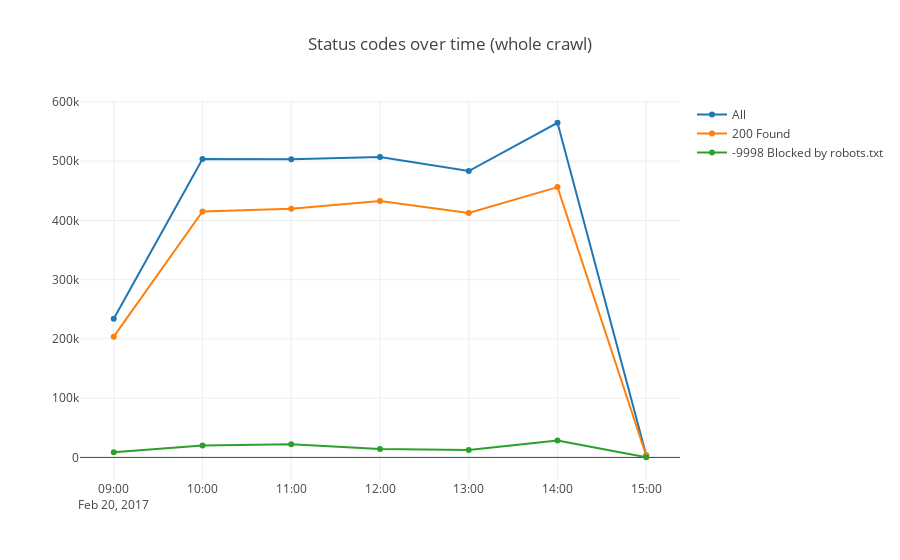

Here is the notebook cell this chart was saved with:
### Code cell
data = []
for key in lines:
    data.append( go.Scatter(x=hours,y=lines[key],name=key) )
py.iplot({ 
      'data': data, 
      'layout': {'title': 'Status codes over time (whole crawl)'}
    })

### Figure 1 — Plotly figure (JSON) as saved in the notebook; plotly's stock layout.template omitted (floating-point values rounded to 4 significant figures)
{"data": [{"name": "All", "type": "scatter", "x": ["2017-02-20T09:00:00", "2017-02-20T10:00:00", "2017-02-20T11:00:00", "2017-02-20T12:00:00", "2017-02-20T13:00:00", "2017-02-20T14:00:00", "2017-02-20T15:00:00"], "y": [234027, 503462, 503403, 506877, 483301, 564799, 3742]}, {"name": "200 Found", "type": "scatter", "x": ["2017-02-20T09:00:00", "2017-02-20T10:00:00", "2017-02-20T11:00:00", "2017-02-20T12:00:00", "2017-02-20T13:00:00", "2017-02-20T14:00:00", "2017-02-20T15:00:00"], "y": [203833, 415191, 419570, 432875, 412428, 456180, 2920]}, {"name": "-9998 Blocked by robots.txt", "type": "scatter", "x": ["2017-02-20T09:00:00", "2017-02-20T10:00:00", "2017-02-20T11:00:00", "2017-02-20T12:00:00", "2017-02-20T13:00:00", "2017-02-20T14:00:00", "2017-02-20T15:00:00"], "y": [8772, 20049, 22427, 14115, 12529, 28673, 290]}], "layout": {"title": "Status codes over time (whole crawl)"}}
